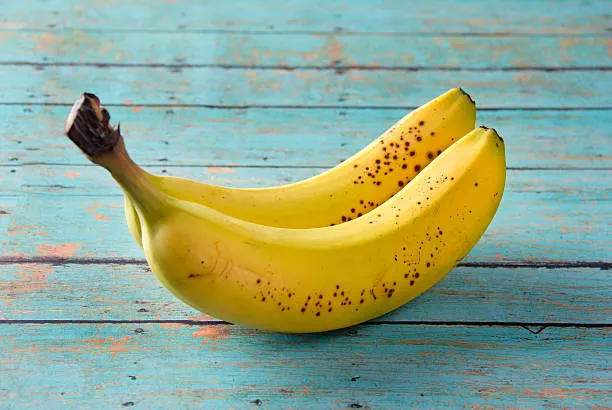
#> input picture 2026/02-22/data/banana.webp, 612 x 410 px
$ python color-dection.py
#> lines starting #> are read from the running program, lines starting #| are printed output that depends on the picture; after the words box and inside, x2 and y2 are one past the last pixel; in counts of white or black regions, pixels touching at a corner belong together
import cv2
import os
import numpy as np

lower_yellow = np.array([20, 100, 100])
upper_yellow = np.array([35, 255, 255])

img_path = os.path.join("./data/banana.webp")
image = cv2.imread(img_path)
#> image is the input picture: shape (410, 612, 3); mean B, G, R 139.4, 166.9, 145.9

image_hsv = cv2.cvtColor(image, cv2.COLOR_BGR2HSV)
#> image_hsv: shape (410, 612, 3); mean H, S, V 70.8, 100.6, 179.1

mask = cv2.inRange(image_hsv,lower_yellow, upper_yellow)
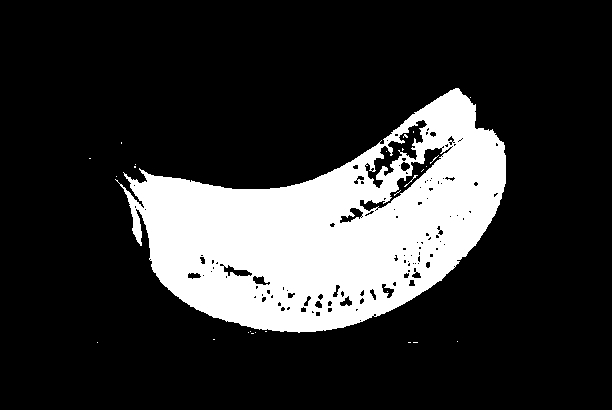
#> mask: shape (410, 612); 19.7% white; 27 white regions (25 under 20 px)

contours, hierarchy = cv2.findContours(mask, cv2.RETR_TREE, cv2.CHAIN_APPROX_SIMPLE)
#> contours = 162 contours, 125 with area under 20; largest, box (x1, y1, x2, y2) and area: (115, 88, 506, 333) 52415, (364, 119, 428, 189) 1270, (359, 146, 453, 212) 1022, (339, 207, 364, 224) 186, (223, 264, 253, 277) 184

for cnt in contours:
    if cv2.contourArea(cnt) > 1000: #noise filter
        x, y, w, h = cv2.boundingRect(cnt)

        cv2.rectangle(
            image,
            (x,y),
            (x+w, y+h),
            (0, 255, 0),
            2
        )
#> this loop made 162 passes
#> (x, y, w, h) on passes 17, 135, 158: (115, 88, 391, 245), (359, 146, 94, 66), (364, 119, 64, 70)
#> cnt on passes 1 to 6: [[413, 342], [417, 342]], [[408, 342], [410, 342]], [[97, 342]], [[457, 341]], [[213, 339], [214, 339]], [[251, 333], [253, 333]]
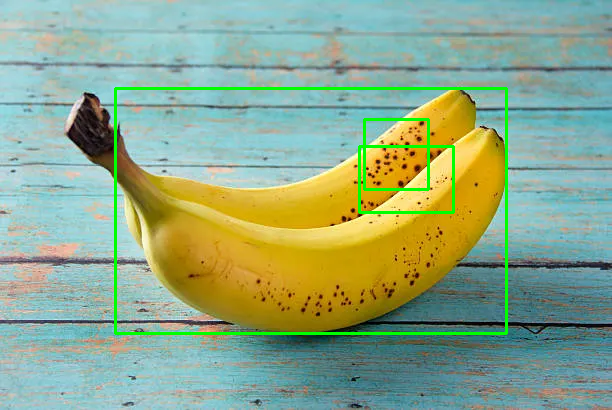
#> image: shape (410, 612, 3); 2.21% of pixels changed, all inside (x1, y1, x2, y2) = (114, 87, 508, 335)
cv2.imshow("image2", image)
cv2.waitKey(0)

$ run again, with 2026/02-22/data/python.webp copied over 2026/02-22/data/banana.webp
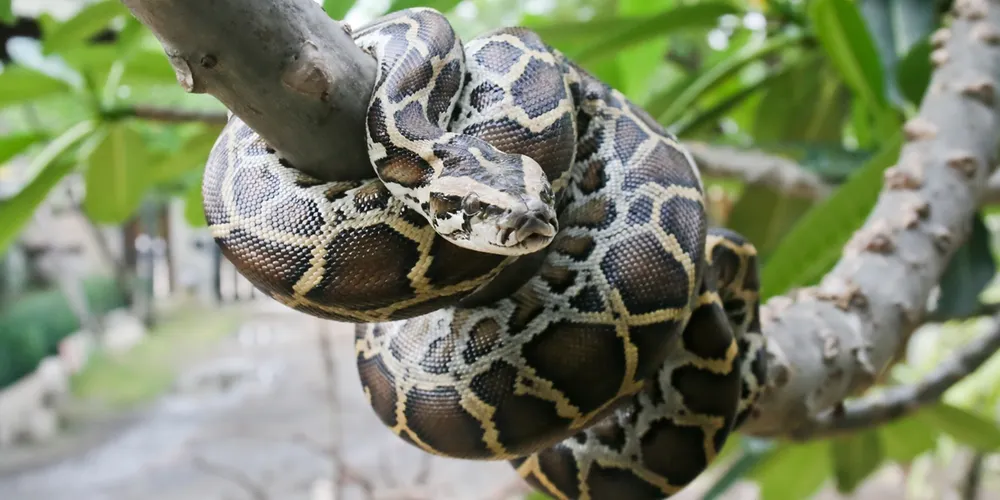
#> input picture 2026/02-22/data/python.webp, 1000 x 500 px, shrunk from 3072 x 1536 before the run
#> image is the input picture: shape (500, 1000, 3); mean B, G, R 106.9, 132.2, 124.1
#> image_hsv: shape (500, 1000, 3); mean H, S, V 52.6, 69.8, 135.2
#> `mask = cv2.inRange(image_hsv,lower_yellow, upper_yellow)`:
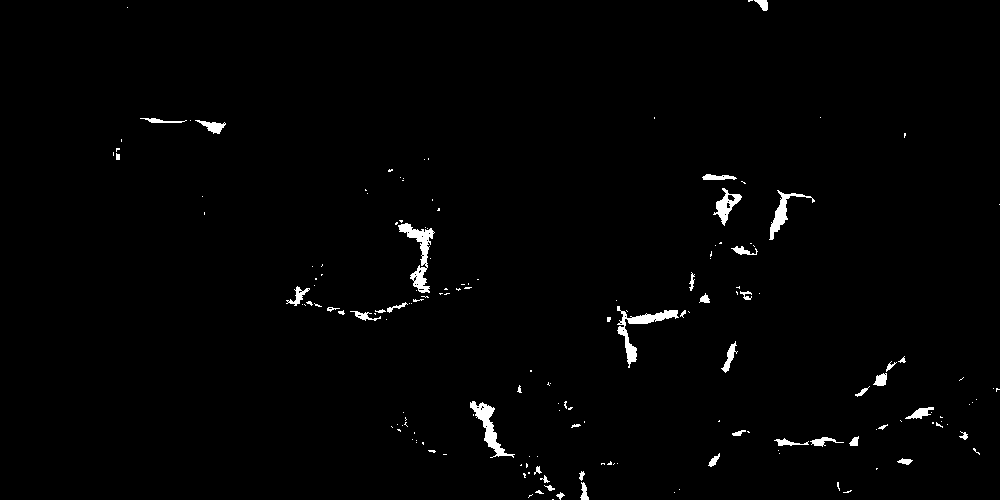
#> mask: shape (500, 1000); 1.3% white; 168 white regions (125 under 20 px)
#> contours = 203 contours, 171 with area under 20; largest, box (x1, y1, x2, y2) and area: (398, 223, 435, 293) 706, (617, 306, 679, 368) 638, (470, 401, 515, 458) 592, (713, 188, 742, 226) 390, (769, 190, 815, 240) 389
#> the loop `for cnt in contours:` made 203 passes
#> cnt on passes 1, 3, 7: [[552, 499], [553, 499]], [[674, 492]], [[679, 489]]
